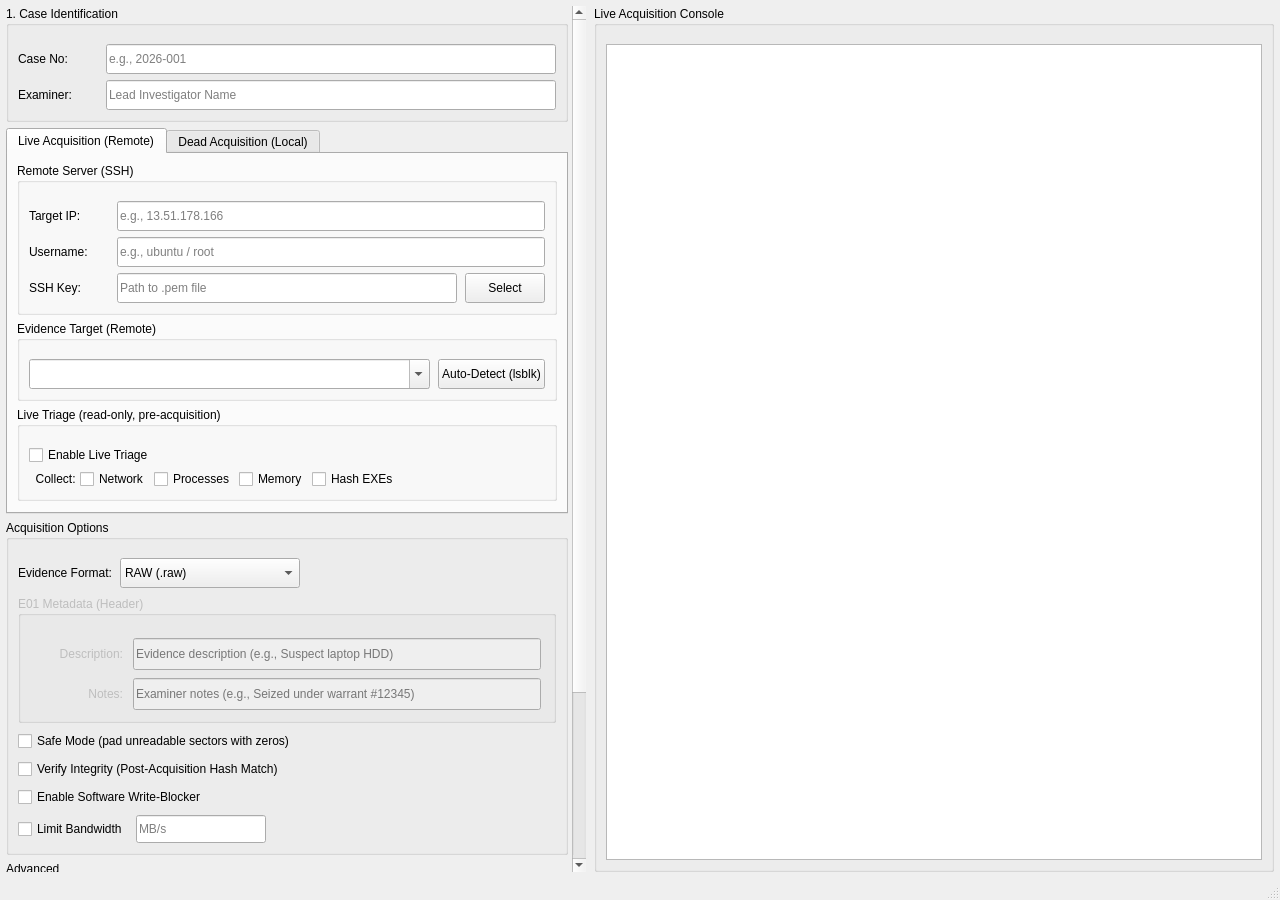
<?xml version="1.0" encoding="UTF-8"?>
<ui version="4.0">
 <class>MainWindow</class>
 <widget class="QMainWindow" name="MainWindow">
  <property name="geometry">
   <rect>
    <x>0</x>
    <y>0</y>
    <width>1280</width>
    <height>900</height>
   </rect>
  </property>
  <property name="minimumSize">
   <size><width>1100</width><height>700</height></size>
  </property>
  <property name="windowTitle">
   <string>ForenXtract (FX)</string>
  </property>

  <widget class="QWidget" name="centralwidget">
   <layout class="QHBoxLayout" name="mainHLayout">
    <property name="spacing"><number>8</number></property>
    <property name="leftMargin"><number>6</number></property>
    <property name="topMargin"><number>6</number></property>
    <property name="rightMargin"><number>6</number></property>
    <property name="bottomMargin"><number>6</number></property>

    <!-- ══════════════════════════════════════════════════════════════
         LEFT PANEL  (scrollable)
         ══════════════════════════════════════════════════════════════ -->
    <item>
     <widget class="QScrollArea" name="scrollArea_left">
      <property name="widgetResizable"><bool>true</bool></property>
      <property name="horizontalScrollBarPolicy"><enum>Qt::ScrollBarAlwaysOff</enum></property>
      <property name="minimumSize"><size><width>480</width><height>0</height></size></property>
      <property name="maximumSize"><size><width>580</width><height>16777215</height></size></property>
      <property name="frameShape"><enum>QFrame::NoFrame</enum></property>
      <widget class="QWidget" name="scrollAreaContent">
       <layout class="QVBoxLayout" name="verticalLayout_left">
        <property name="spacing"><number>6</number></property>
        <property name="leftMargin"><number>0</number></property>
        <property name="topMargin"><number>0</number></property>
        <property name="rightMargin"><number>4</number></property>
        <property name="bottomMargin"><number>0</number></property>

        <!-- ─── 1. Case Identification ─────────────────────────── -->
        <item>
         <widget class="QGroupBox" name="groupBox_case">
          <property name="title"><string>1. Case Identification</string></property>
          <layout class="QVBoxLayout" name="vLayout_case">
           <property name="spacing"><number>6</number></property>
           <property name="topMargin"><number>18</number></property>
           <item>
            <layout class="QHBoxLayout" name="hLayout_caseno">
             <property name="spacing"><number>8</number></property>
             <item>
              <widget class="QLabel" name="label">
               <property name="text"><string>Case No:</string></property>
               <property name="minimumSize"><size><width>80</width><height>0</height></size></property>
               <property name="maximumSize"><size><width>80</width><height>16777215</height></size></property>
              </widget>
             </item>
             <item>
              <widget class="QLineEdit" name="txt_caseno">
               <property name="placeholderText"><string>e.g., 2026-001</string></property>
               <property name="minimumSize"><size><width>0</width><height>30</height></size></property>
              </widget>
             </item>
            </layout>
           </item>
           <item>
            <layout class="QHBoxLayout" name="hLayout_examiner">
             <property name="spacing"><number>8</number></property>
             <item>
              <widget class="QLabel" name="label_2">
               <property name="text"><string>Examiner:</string></property>
               <property name="minimumSize"><size><width>80</width><height>0</height></size></property>
               <property name="maximumSize"><size><width>80</width><height>16777215</height></size></property>
              </widget>
             </item>
             <item>
              <widget class="QLineEdit" name="txt_examiner">
               <property name="placeholderText"><string>Lead Investigator Name</string></property>
               <property name="minimumSize"><size><width>0</width><height>30</height></size></property>
              </widget>
             </item>
            </layout>
           </item>
          </layout>
         </widget>
        </item>

        <!-- ─── TAB WIDGET: Acquisition Modes ──────────────────── -->
        <item>
         <widget class="QTabWidget" name="tabWidget">
          <property name="currentIndex"><number>0</number></property>

          <!-- ── TAB 0: Live Acquisition (Remote) ── -->
          <widget class="QWidget" name="tab_live">
           <attribute name="title"><string>Live Acquisition (Remote)</string></attribute>
           <layout class="QVBoxLayout" name="vLayout_tab_live">
            <property name="spacing"><number>6</number></property>

            <!-- Remote Server (SSH) -->
            <item>
             <widget class="QGroupBox" name="groupBox_server">
              <property name="title"><string>Remote Server (SSH)</string></property>
              <layout class="QVBoxLayout" name="vLayout_server">
               <property name="spacing"><number>6</number></property>
               <property name="topMargin"><number>18</number></property>
               <item>
                <layout class="QHBoxLayout" name="hLayout_ip">
                 <property name="spacing"><number>8</number></property>
                 <item>
                  <widget class="QLabel" name="label_3">
                   <property name="text"><string>Target IP:</string></property>
                   <property name="minimumSize"><size><width>80</width><height>0</height></size></property>
                   <property name="maximumSize"><size><width>80</width><height>16777215</height></size></property>
                  </widget>
                 </item>
                 <item>
                  <widget class="QLineEdit" name="txt_ip">
                   <property name="placeholderText"><string>e.g., 13.51.178.166</string></property>
                   <property name="minimumSize"><size><width>0</width><height>30</height></size></property>
                  </widget>
                 </item>
                </layout>
               </item>
               <item>
                <layout class="QHBoxLayout" name="hLayout_user">
                 <property name="spacing"><number>8</number></property>
                 <item>
                  <widget class="QLabel" name="label_4">
                   <property name="text"><string>Username:</string></property>
                   <property name="minimumSize"><size><width>80</width><height>0</height></size></property>
                   <property name="maximumSize"><size><width>80</width><height>16777215</height></size></property>
                  </widget>
                 </item>
                 <item>
                  <widget class="QLineEdit" name="txt_user">
                   <property name="placeholderText"><string>e.g., ubuntu / root</string></property>
                   <property name="minimumSize"><size><width>0</width><height>30</height></size></property>
                  </widget>
                 </item>
                </layout>
               </item>
               <item>
                <layout class="QHBoxLayout" name="hLayout_key">
                 <property name="spacing"><number>8</number></property>
                 <item>
                  <widget class="QLabel" name="label_5">
                   <property name="text"><string>SSH Key:</string></property>
                   <property name="minimumSize"><size><width>80</width><height>0</height></size></property>
                   <property name="maximumSize"><size><width>80</width><height>16777215</height></size></property>
                  </widget>
                 </item>
                 <item>
                  <widget class="QLineEdit" name="txt_key">
                   <property name="placeholderText"><string>Path to .pem file</string></property>
                   <property name="minimumSize"><size><width>0</width><height>30</height></size></property>
                  </widget>
                 </item>
                 <item>
                  <widget class="QPushButton" name="btn_file">
                   <property name="text"><string>Select</string></property>
                   <property name="minimumSize"><size><width>0</width><height>30</height></size></property>
                  </widget>
                 </item>
                </layout>
               </item>
              </layout>
             </widget>
            </item>

            <!-- Evidence Target (Remote) -->
            <item>
             <widget class="QGroupBox" name="groupBox_disk">
              <property name="title"><string>Evidence Target (Remote)</string></property>
              <layout class="QVBoxLayout" name="vLayout_disk">
               <property name="topMargin"><number>18</number></property>
               <item>
                <layout class="QHBoxLayout" name="hLayout_disk">
                 <property name="spacing"><number>8</number></property>
                 <item>
                  <widget class="QComboBox" name="cmb_disk">
                   <property name="sizePolicy">
                    <sizepolicy hsizetype="Expanding" vsizetype="Fixed">
                     <horstretch>0</horstretch><verstretch>0</verstretch>
                    </sizepolicy>
                   </property>
                   <property name="editable"><bool>true</bool></property>
                   <property name="minimumSize"><size><width>0</width><height>30</height></size></property>
                  </widget>
                 </item>
                 <item>
                  <widget class="QPushButton" name="btn_discover">
                   <property name="text"><string>Auto-Detect (lsblk)</string></property>
                   <property name="minimumSize"><size><width>0</width><height>30</height></size></property>
                  </widget>
                 </item>
                </layout>
               </item>
              </layout>
             </widget>
            </item>

            <!-- Live Triage -->
            <item>
             <widget class="QGroupBox" name="groupBox_triage">
              <property name="title"><string>Live Triage (read-only, pre-acquisition)</string></property>
              <layout class="QVBoxLayout" name="vLayout_triage">
               <property name="spacing"><number>4</number></property>
               <property name="topMargin"><number>18</number></property>
               <item>
                <widget class="QCheckBox" name="chk_triage">
                 <property name="text"><string>Enable Live Triage</string></property>
                </widget>
               </item>
               <item>
                <layout class="QHBoxLayout" name="hLayout_triage_sub">
                 <item><widget class="QLabel" name="label_triage_sub"><property name="text"><string>  Collect:</string></property></widget></item>
                 <item><widget class="QCheckBox" name="chk_triage_network"><property name="text"><string>Network</string></property></widget></item>
                 <item><widget class="QCheckBox" name="chk_triage_processes"><property name="text"><string>Processes</string></property></widget></item>
                 <item><widget class="QCheckBox" name="chk_triage_memory"><property name="text"><string>Memory</string></property></widget></item>
                 <item><widget class="QCheckBox" name="chk_triage_hash_exes"><property name="text"><string>Hash EXEs</string></property></widget></item>
                 <item>
                  <spacer name="hSpacer_triage">
                   <property name="orientation"><enum>Qt::Horizontal</enum></property>
                   <property name="sizeHint"><size><width>20</width><height>20</height></size></property>
                  </spacer>
                 </item>
                </layout>
               </item>
              </layout>
             </widget>
            </item>

            <item>
             <spacer name="vSpacer_live">
              <property name="orientation"><enum>Qt::Vertical</enum></property>
              <property name="sizeHint"><size><width>20</width><height>5</height></size></property>
             </spacer>
            </item>
           </layout>
          </widget>

          <!-- ── TAB 1: Dead Acquisition (Local) ── -->
          <widget class="QWidget" name="tab_dead">
           <attribute name="title"><string>Dead Acquisition (Local)</string></attribute>
           <layout class="QVBoxLayout" name="vLayout_tab_dead">
            <property name="spacing"><number>6</number></property>

            <!-- Source Device (Local) -->
            <item>
             <widget class="QGroupBox" name="groupBox_dead_disk">
              <property name="title"><string>Source Device</string></property>
              <layout class="QVBoxLayout" name="vLayout_dead_disk">
               <property name="spacing"><number>4</number></property>
               <property name="topMargin"><number>18</number></property>
               <item>
                <layout class="QHBoxLayout" name="hLayout_dead_disk">
                 <property name="spacing"><number>8</number></property>
                 <item>
                  <widget class="QComboBox" name="cmb_dead_disk">
                   <property name="sizePolicy">
                    <sizepolicy hsizetype="Expanding" vsizetype="Fixed">
                     <horstretch>0</horstretch><verstretch>0</verstretch>
                    </sizepolicy>
                   </property>
                   <property name="editable"><bool>true</bool></property>
                   <property name="minimumSize"><size><width>0</width><height>30</height></size></property>
                  </widget>
                 </item>
                 <item>
                  <widget class="QPushButton" name="btn_dead_discover">
                   <property name="text"><string>Auto-Detect (lsblk)</string></property>
                   <property name="minimumSize"><size><width>0</width><height>30</height></size></property>
                  </widget>
                 </item>
                </layout>
               </item>
               <item>
                <widget class="QLabel" name="lbl_dead_info">
                 <property name="text"><string>Select a locally attached block device (e.g., /dev/sdb) for forensic imaging.</string></property>
                 <property name="wordWrap"><bool>true</bool></property>
                 <property name="styleSheet"><string>color: #888; font-style: italic;</string></property>
                </widget>
               </item>
              </layout>
             </widget>
            </item>

            <!-- Or: Source Folder -->
            <item>
             <widget class="QGroupBox" name="groupBox_dead_image">
              <property name="title"><string>Or: Source Folder (Logical Acquisition)</string></property>
              <layout class="QVBoxLayout" name="vLayout_dead_image">
               <property name="spacing"><number>4</number></property>
               <property name="topMargin"><number>18</number></property>
               <item>
                <layout class="QHBoxLayout" name="hLayout_dead_image">
                 <property name="spacing"><number>8</number></property>
                 <item>
                  <widget class="QLineEdit" name="txt_dead_image">
                   <property name="placeholderText"><string>Path to source folder (overrides device above)</string></property>
                   <property name="minimumSize"><size><width>0</width><height>30</height></size></property>
                  </widget>
                 </item>
                 <item>
                  <widget class="QPushButton" name="btn_dead_image">
                   <property name="text"><string>Browse...</string></property>
                   <property name="minimumSize"><size><width>0</width><height>30</height></size></property>
                  </widget>
                 </item>
                </layout>
               </item>
               <item>
                <widget class="QLabel" name="lbl_dead_image_info">
                 <property name="text"><string>Select a folder for logical acquisition. Contents are archived (tar) and written to the forensic image.</string></property>
                 <property name="wordWrap"><bool>true</bool></property>
                 <property name="styleSheet"><string>color: #888; font-style: italic;</string></property>
                </widget>
               </item>
              </layout>
             </widget>
            </item>

            <item>
             <spacer name="vSpacer_dead">
              <property name="orientation"><enum>Qt::Vertical</enum></property>
              <property name="sizeHint"><size><width>20</width><height>5</height></size></property>
             </spacer>
            </item>
           </layout>
          </widget>

         </widget>
        </item>

        <!-- ─── Acquisition Options ────────────────────────────── -->
        <item>
         <widget class="QGroupBox" name="groupBox_options">
          <property name="title"><string>Acquisition Options</string></property>
          <layout class="QVBoxLayout" name="vLayout_options">
           <property name="spacing"><number>8</number></property>
           <property name="topMargin"><number>18</number></property>

           <!-- Evidence Format -->
           <item>
            <layout class="QHBoxLayout" name="hLayout_format">
             <property name="spacing"><number>8</number></property>
             <item>
              <widget class="QLabel" name="label_format">
               <property name="text"><string>Evidence Format:</string></property>
              </widget>
             </item>
             <item>
              <widget class="QComboBox" name="cmb_format">
               <property name="minimumSize"><size><width>180</width><height>30</height></size></property>
               <item><property name="text"><string>RAW (.raw)</string></property></item>
               <item><property name="text"><string>RAW+LZ4 (.raw.lz4)</string></property></item>
               <item><property name="text"><string>E01 (EnCase)</string></property></item>
               <item><property name="text"><string>AFF4</string></property></item>
              </widget>
             </item>
             <item>
              <spacer name="hSpacer_format">
               <property name="orientation"><enum>Qt::Horizontal</enum></property>
               <property name="sizeHint"><size><width>40</width><height>20</height></size></property>
              </spacer>
             </item>
            </layout>
           </item>

           <!-- E01 Metadata -->
           <item>
            <widget class="QGroupBox" name="groupBox_e01_metadata">
             <property name="title"><string>E01 Metadata (Header)</string></property>
             <property name="enabled"><bool>false</bool></property>
             <layout class="QVBoxLayout" name="vLayout_e01">
              <property name="spacing"><number>8</number></property>
              <property name="topMargin"><number>22</number></property>
              <property name="bottomMargin"><number>10</number></property>
              <property name="leftMargin"><number>12</number></property>
              <property name="rightMargin"><number>12</number></property>
              <item>
               <layout class="QHBoxLayout" name="hLayout_e01_desc">
                <property name="spacing"><number>10</number></property>
                <item>
                 <widget class="QLabel" name="label_e01_desc">
                  <property name="text"><string>Description:</string></property>
                  <property name="minimumSize"><size><width>90</width><height>32</height></size></property>
                  <property name="maximumSize"><size><width>90</width><height>32</height></size></property>
                  <property name="alignment"><set>Qt::AlignRight|Qt::AlignVCenter</set></property>
                 </widget>
                </item>
                <item>
                 <widget class="QLineEdit" name="txt_e01_description">
                  <property name="placeholderText"><string>Evidence description (e.g., Suspect laptop HDD)</string></property>
                  <property name="minimumSize"><size><width>0</width><height>32</height></size></property>
                 </widget>
                </item>
               </layout>
              </item>
              <item>
               <layout class="QHBoxLayout" name="hLayout_e01_notes">
                <property name="spacing"><number>10</number></property>
                <item>
                 <widget class="QLabel" name="label_e01_notes">
                  <property name="text"><string>Notes:</string></property>
                  <property name="minimumSize"><size><width>90</width><height>32</height></size></property>
                  <property name="maximumSize"><size><width>90</width><height>32</height></size></property>
                  <property name="alignment"><set>Qt::AlignRight|Qt::AlignVCenter</set></property>
                 </widget>
                </item>
                <item>
                 <widget class="QLineEdit" name="txt_e01_notes">
                  <property name="placeholderText"><string>Examiner notes (e.g., Seized under warrant #12345)</string></property>
                  <property name="minimumSize"><size><width>0</width><height>32</height></size></property>
                 </widget>
                </item>
               </layout>
              </item>
             </layout>
            </widget>
           </item>

           <!-- Checkboxes -->
           <item>
            <widget class="QCheckBox" name="chk_safety">
             <property name="text"><string>Safe Mode (pad unreadable sectors with zeros)</string></property>
            </widget>
           </item>
           <item>
            <widget class="QCheckBox" name="chk_verify">
             <property name="text"><string>Verify Integrity (Post-Acquisition Hash Match)</string></property>
             <property name="toolTip"><string>Re-read source and compare SHA-256 against on-the-fly stream hash.</string></property>
            </widget>
           </item>
           <item>
            <widget class="QCheckBox" name="chk_writeblock">
             <property name="text"><string>Enable Software Write-Blocker</string></property>
            </widget>
           </item>

           <!-- Throttle -->
           <item>
            <layout class="QHBoxLayout" name="hLayout_throttle">
             <property name="spacing"><number>8</number></property>
             <item>
              <widget class="QCheckBox" name="chk_throttle">
               <property name="text"><string>Limit Bandwidth</string></property>
              </widget>
             </item>
             <item>
              <widget class="QLineEdit" name="txt_throttle">
               <property name="minimumSize"><size><width>100</width><height>28</height></size></property>
               <property name="maximumSize"><size><width>130</width><height>16777215</height></size></property>
               <property name="placeholderText"><string>MB/s</string></property>
              </widget>
             </item>
             <item>
              <spacer name="hSpacer_throttle">
               <property name="orientation"><enum>Qt::Horizontal</enum></property>
               <property name="sizeHint"><size><width>40</width><height>20</height></size></property>
              </spacer>
             </item>
            </layout>
           </item>

          </layout>
         </widget>
        </item>

        <!-- ─── Advanced ───────────────────────────────────────── -->
        <item>
         <widget class="QGroupBox" name="groupBox_advanced">
          <property name="title"><string>Advanced</string></property>
          <layout class="QVBoxLayout" name="vLayout_advanced">
           <property name="spacing"><number>8</number></property>
           <property name="topMargin"><number>18</number></property>

           <!-- Signing Key -->
           <item>
            <layout class="QHBoxLayout" name="hLayout_signing">
             <property name="spacing"><number>8</number></property>
             <item>
              <widget class="QLabel" name="label_signing">
               <property name="text"><string>Signing Key:</string></property>
              </widget>
             </item>
             <item>
              <widget class="QLineEdit" name="txt_signing_key">
               <property name="placeholderText"><string>Ed25519 .key file (optional)</string></property>
               <property name="minimumSize"><size><width>0</width><height>30</height></size></property>
              </widget>
             </item>
             <item>
              <widget class="QPushButton" name="btn_signing_key">
               <property name="text"><string>Select</string></property>
               <property name="minimumSize"><size><width>0</width><height>30</height></size></property>
              </widget>
             </item>
            </layout>
           </item>

           <!-- SIEM toggle -->
           <item>
            <widget class="QCheckBox" name="chk_siem">
             <property name="text"><string>Forward Audit Logs to SIEM / Syslog</string></property>
            </widget>
           </item>

           <!-- SIEM fields -->
           <item>
            <layout class="QHBoxLayout" name="hLayout_siem">
             <property name="spacing"><number>6</number></property>
             <item>
              <widget class="QLabel" name="label_siem_host">
               <property name="text"><string>  Host:</string></property>
              </widget>
             </item>
             <item>
              <widget class="QLineEdit" name="txt_siem_host">
               <property name="placeholderText"><string>10.0.0.100</string></property>
               <property name="enabled"><bool>false</bool></property>
               <property name="minimumSize"><size><width>0</width><height>28</height></size></property>
              </widget>
             </item>
             <item>
              <widget class="QLabel" name="label_siem_port">
               <property name="text"><string>Port:</string></property>
              </widget>
             </item>
             <item>
              <widget class="QLineEdit" name="txt_siem_port">
               <property name="maximumSize"><size><width>70</width><height>16777215</height></size></property>
               <property name="placeholderText"><string>514</string></property>
               <property name="enabled"><bool>false</bool></property>
               <property name="minimumSize"><size><width>50</width><height>28</height></size></property>
              </widget>
             </item>
             <item>
              <widget class="QComboBox" name="cmb_siem_protocol">
               <property name="enabled"><bool>false</bool></property>
               <property name="minimumSize"><size><width>0</width><height>28</height></size></property>
               <item><property name="text"><string>UDP</string></property></item>
               <item><property name="text"><string>TCP</string></property></item>
              </widget>
             </item>
             <item>
              <widget class="QCheckBox" name="chk_siem_cef">
               <property name="text"><string>CEF</string></property>
               <property name="enabled"><bool>false</bool></property>
               <property name="toolTip"><string>Use Common Event Format instead of RFC 5424</string></property>
              </widget>
             </item>
            </layout>
           </item>

          </layout>
         </widget>
        </item>

        <!-- Bottom spacer -->
        <item>
         <spacer name="vSpacer_bottom">
          <property name="orientation"><enum>Qt::Vertical</enum></property>
          <property name="sizeHint"><size><width>20</width><height>5</height></size></property>
         </spacer>
        </item>

        <!-- ─── Action Buttons ─────────────────────────────────── -->
        <item>
         <layout class="QHBoxLayout" name="hLayout_actions">
          <property name="spacing"><number>8</number></property>
          <item>
           <widget class="QPushButton" name="btn_start">
            <property name="text"><string>START ACQUISITION</string></property>
            <property name="minimumSize"><size><width>0</width><height>46</height></size></property>
           </widget>
          </item>
          <item>
           <widget class="QPushButton" name="btn_stop">
            <property name="text"><string>STOP / ABORT</string></property>
            <property name="minimumSize"><size><width>0</width><height>46</height></size></property>
            <property name="enabled"><bool>false</bool></property>
           </widget>
          </item>
         </layout>
        </item>

        <item>
         <widget class="QProgressBar" name="progressBar">
          <property name="value"><number>0</number></property>
          <property name="minimumSize"><size><width>0</width><height>22</height></size></property>
         </widget>
        </item>

       </layout>
      </widget>
     </widget>
    </item>

    <!-- ══════════════════════════════════════════════════════════════
         RIGHT PANEL  (Console)
         ══════════════════════════════════════════════════════════════ -->
    <item>
     <widget class="QGroupBox" name="groupBox_log">
      <property name="title"><string>Live Acquisition Console</string></property>
      <layout class="QVBoxLayout" name="vLayout_log">
       <property name="topMargin"><number>18</number></property>
       <item>
        <widget class="QTextEdit" name="txt_log"/>
       </item>
      </layout>
     </widget>
    </item>

   </layout>
  </widget>

  <widget class="QStatusBar" name="statusbar"/>
 </widget>
 <resources/>
 <connections/>
</ui>
